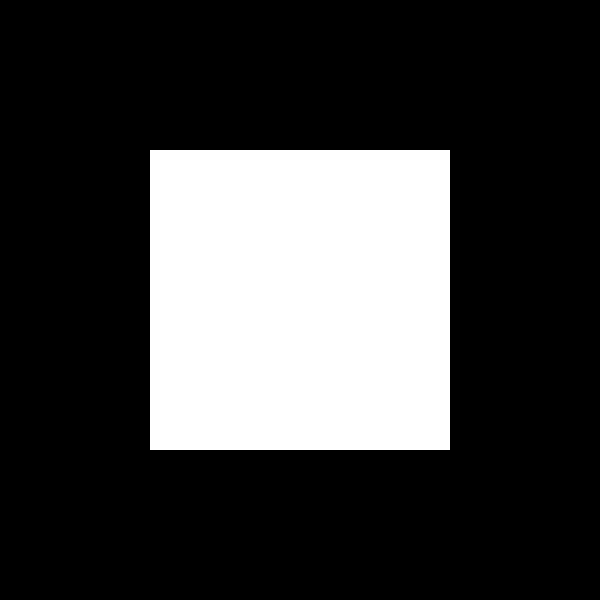
Frame 1 (no input)
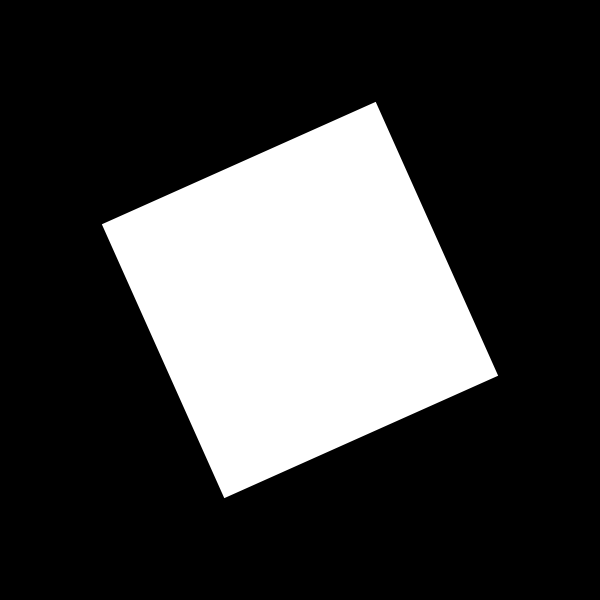
Frame 60 (the mouse pressed at the canvas centre just before this capture)
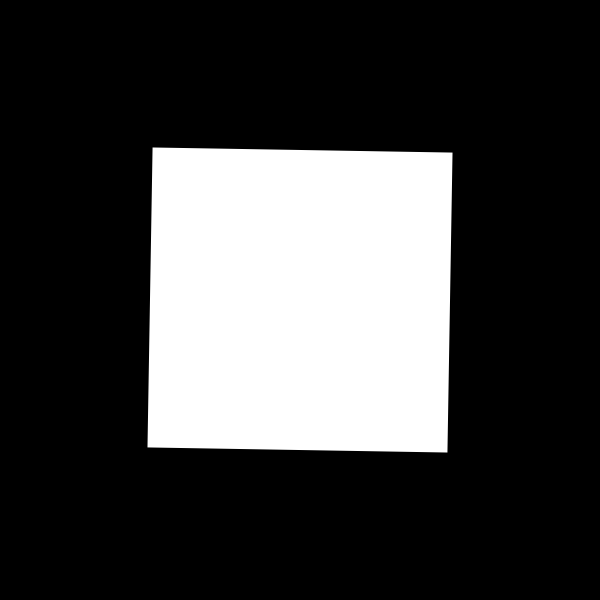
Frame 120 (the mouse held since frame 60 and released just before this capture)

The Processing sketch that drew these frames (run headless with seeded random() and noise(); from frame 60 on, the mouse is pressed at the canvas centre):

// Processing sketch: impulsion_twist_avec_timer
// ── impulsion_twist_avec_timer.pde
// renaud.jean-francois(arobas)uqam(point)ca
// Syntaxe Processing version 3.4
// lundi, 24 septembre 2018

float rotateInit = 0, rotateDelta, secteurAngleRotation = 60;

int tempsInitial = 0, tempsPresent, tempsEcoule;
int dureeTimerEnMillisecondes = 500;
boolean chronoEnMarche = false;

void setup() {
  size(600, 600);
  background(0);
  fill(255);
  noStroke();

  rectMode(CENTER);
}

void draw() {
  background(0);

  //Évaluation du temps écoulé depuis le démarrage du sketch
  tempsPresent = millis();
  //Évaluation du temps écoulé depuis le démarrage du sketch
  tempsEcoule = tempsPresent - tempsInitial;

  // Le temps écoulé est-il au-delà de la durée fixée par notre minuteur?
  if (tempsEcoule >= dureeTimerEnMillisecondes) {
    //println(tempsEcoule);
    // Si oui, le chronomètre ne doit plus être en fonction
    chronoEnMarche = false;
    // la valeur de rotation hérite du dernier cumul d’angles
    rotateInit = rotateDelta;
    //println(rotateInit);
  }

  if (chronoEnMarche) {
    // interpolation atténuée
    // Quatre arguments : ratio du parcours, valeur au départ, distance à parcourir, échelle de durée du trajet
    rotateDelta = easeOutQuart(tempsEcoule, rotateInit, secteurAngleRotation, dureeTimerEnMillisecondes);
  } else {
    // option : on réactive le chrono dès qu’il a atteint sa durée limite
    tempsInitial = millis();
    chronoEnMarche = true;
  }

  translate(width/2, height/2);
  rotate(radians(rotateDelta));
  rect(0, 0, 300, 300);
}

/*
void mousePressed() {
 if (!chronoEnMarche) { // code optionnel, pour éviter la relance de la minuterie pendant le déroulement du décompte
 tempsInitial = millis();
 chronoEnMarche = true;
 }
 }
 */

float easeOutQuart (float t, float b, float c, float d) {
  return -c*((t=t/d-1)*t*t*t-1)+b;
}
